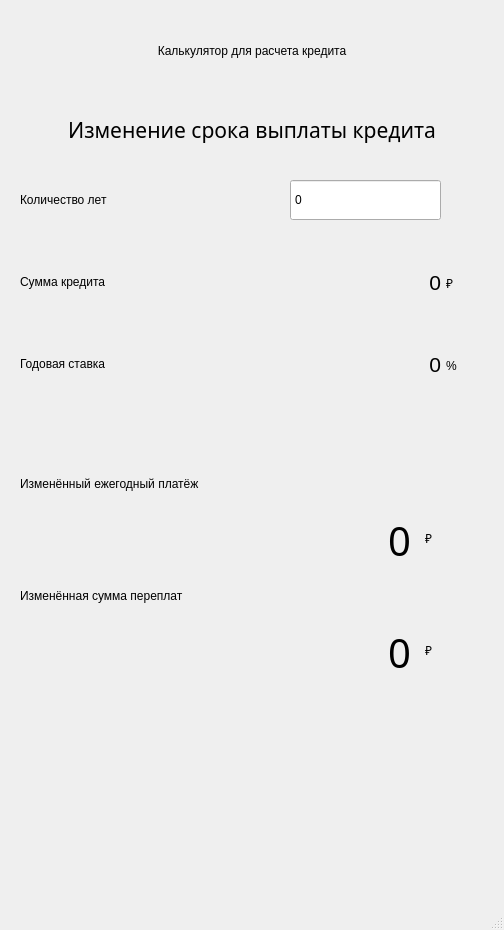
<?xml version="1.0" encoding="UTF-8"?>
<ui version="4.0">
 <class>dialog</class>
 <widget class="QMainWindow" name="dialog">
  <property name="geometry">
   <rect>
    <x>0</x>
    <y>0</y>
    <width>504</width>
    <height>930</height>
   </rect>
  </property>
  <property name="maximumSize">
   <size>
    <width>504</width>
    <height>930</height>
   </size>
  </property>
  <property name="windowTitle">
   <string>MainWindow</string>
  </property>
  <widget class="QWidget" name="centralwidget">
   <widget class="QLabel" name="background">
    <property name="geometry">
     <rect>
      <x>0</x>
      <y>0</y>
      <width>504</width>
      <height>901</height>
     </rect>
    </property>
    <property name="sizePolicy">
     <sizepolicy hsizetype="Preferred" vsizetype="Preferred">
      <horstretch>0</horstretch>
      <verstretch>0</verstretch>
     </sizepolicy>
    </property>
    <property name="autoFillBackground">
     <bool>false</bool>
    </property>
    <property name="styleSheet">
     <string notr="true">background-image: url(:/background/resource/Background_Main11.png);</string>
    </property>
    <property name="text">
     <string/>
    </property>
   </widget>
   <widget class="QLabel" name="label_5">
    <property name="geometry">
     <rect>
      <x>393</x>
      <y>804</y>
      <width>96</width>
      <height>96</height>
     </rect>
    </property>
    <property name="styleSheet">
     <string notr="true">background-image: url(:/background/resource/button_Return.png);</string>
    </property>
    <property name="text">
     <string/>
    </property>
   </widget>
   <widget class="QLabel" name="label_2">
    <property name="geometry">
     <rect>
      <x>15</x>
      <y>804</y>
      <width>96</width>
      <height>96</height>
     </rect>
    </property>
    <property name="styleSheet">
     <string notr="true">background-image: url(:/background/resource/button_Main2.png);</string>
    </property>
    <property name="text">
     <string/>
    </property>
   </widget>
   <widget class="QPushButton" name="pushButton_7">
    <property name="geometry">
     <rect>
      <x>141</x>
      <y>804</y>
      <width>96</width>
      <height>96</height>
     </rect>
    </property>
    <property name="styleSheet">
     <string notr="true">border: 0px;</string>
    </property>
    <property name="text">
     <string/>
    </property>
   </widget>
   <widget class="QLabel" name="label_7">
    <property name="geometry">
     <rect>
      <x>141</x>
      <y>804</y>
      <width>96</width>
      <height>96</height>
     </rect>
    </property>
    <property name="styleSheet">
     <string notr="true">background-image: url(:/background/resource/button_Srok1.png);</string>
    </property>
    <property name="text">
     <string/>
    </property>
   </widget>
   <widget class="QLabel" name="label_6">
    <property name="geometry">
     <rect>
      <x>267</x>
      <y>804</y>
      <width>96</width>
      <height>96</height>
     </rect>
    </property>
    <property name="styleSheet">
     <string notr="true">background-image: url(:/background/resource/button_Procent.png);</string>
    </property>
    <property name="text">
     <string/>
    </property>
   </widget>
   <widget class="QPushButton" name="pushButton_6">
    <property name="geometry">
     <rect>
      <x>393</x>
      <y>804</y>
      <width>96</width>
      <height>96</height>
     </rect>
    </property>
    <property name="cursor">
     <cursorShape>PointingHandCursor</cursorShape>
    </property>
    <property name="focusPolicy">
     <enum>Qt::StrongFocus</enum>
    </property>
    <property name="styleSheet">
     <string notr="true">border: 0px;</string>
    </property>
    <property name="text">
     <string/>
    </property>
   </widget>
   <widget class="QPushButton" name="pushButton_4">
    <property name="geometry">
     <rect>
      <x>15</x>
      <y>804</y>
      <width>96</width>
      <height>96</height>
     </rect>
    </property>
    <property name="cursor">
     <cursorShape>PointingHandCursor</cursorShape>
    </property>
    <property name="focusPolicy">
     <enum>Qt::StrongFocus</enum>
    </property>
    <property name="acceptDrops">
     <bool>false</bool>
    </property>
    <property name="autoFillBackground">
     <bool>false</bool>
    </property>
    <property name="styleSheet">
     <string notr="true">border: 0px;</string>
    </property>
    <property name="text">
     <string/>
    </property>
    <property name="checkable">
     <bool>false</bool>
    </property>
   </widget>
   <widget class="QPushButton" name="pushButton_8">
    <property name="geometry">
     <rect>
      <x>267</x>
      <y>804</y>
      <width>96</width>
      <height>96</height>
     </rect>
    </property>
    <property name="cursor">
     <cursorShape>PointingHandCursor</cursorShape>
    </property>
    <property name="focusPolicy">
     <enum>Qt::StrongFocus</enum>
    </property>
    <property name="styleSheet">
     <string notr="true">border: 0px;</string>
    </property>
    <property name="text">
     <string/>
    </property>
   </widget>
   <widget class="QLabel" name="label_8">
    <property name="geometry">
     <rect>
      <x>60</x>
      <y>515</y>
      <width>351</width>
      <height>50</height>
     </rect>
    </property>
    <property name="sizePolicy">
     <sizepolicy hsizetype="Preferred" vsizetype="Preferred">
      <horstretch>0</horstretch>
      <verstretch>0</verstretch>
     </sizepolicy>
    </property>
    <property name="font">
     <font>
      <family>Eras Medium ITC</family>
      <pointsize>30</pointsize>
      <weight>50</weight>
      <italic>false</italic>
      <bold>false</bold>
     </font>
    </property>
    <property name="tabletTracking">
     <bool>false</bool>
    </property>
    <property name="contextMenuPolicy">
     <enum>Qt::ActionsContextMenu</enum>
    </property>
    <property name="toolTipDuration">
     <number>0</number>
    </property>
    <property name="layoutDirection">
     <enum>Qt::LeftToRight</enum>
    </property>
    <property name="styleSheet">
     <string notr="true">font: 30pt &quot;Eras Medium ITC&quot; ;</string>
    </property>
    <property name="text">
     <string>0</string>
    </property>
    <property name="textFormat">
     <enum>Qt::AutoText</enum>
    </property>
    <property name="alignment">
     <set>Qt::AlignRight|Qt::AlignTrailing|Qt::AlignVCenter</set>
    </property>
   </widget>
   <widget class="QLabel" name="label_9">
    <property name="geometry">
     <rect>
      <x>60</x>
      <y>627</y>
      <width>351</width>
      <height>50</height>
     </rect>
    </property>
    <property name="sizePolicy">
     <sizepolicy hsizetype="Preferred" vsizetype="Preferred">
      <horstretch>0</horstretch>
      <verstretch>0</verstretch>
     </sizepolicy>
    </property>
    <property name="font">
     <font>
      <family>Eras Medium ITC</family>
      <pointsize>30</pointsize>
      <weight>50</weight>
      <italic>false</italic>
      <bold>false</bold>
     </font>
    </property>
    <property name="tabletTracking">
     <bool>false</bool>
    </property>
    <property name="contextMenuPolicy">
     <enum>Qt::ActionsContextMenu</enum>
    </property>
    <property name="toolTipDuration">
     <number>0</number>
    </property>
    <property name="layoutDirection">
     <enum>Qt::LeftToRight</enum>
    </property>
    <property name="styleSheet">
     <string notr="true">font: 30pt &quot;Eras Medium ITC&quot; ;</string>
    </property>
    <property name="text">
     <string>0</string>
    </property>
    <property name="textFormat">
     <enum>Qt::AutoText</enum>
    </property>
    <property name="alignment">
     <set>Qt::AlignRight|Qt::AlignTrailing|Qt::AlignVCenter</set>
    </property>
   </widget>
   <widget class="QLabel" name="label_10">
    <property name="geometry">
     <rect>
      <x>0</x>
      <y>0</y>
      <width>504</width>
      <height>101</height>
     </rect>
    </property>
    <property name="layoutDirection">
     <enum>Qt::LeftToRight</enum>
    </property>
    <property name="styleSheet">
     <string notr="true">font: 16pt &quot;Eras Medium ITC&quot;;</string>
    </property>
    <property name="text">
     <string>Калькулятор для расчета кредита</string>
    </property>
    <property name="alignment">
     <set>Qt::AlignCenter</set>
    </property>
   </widget>
   <widget class="QLabel" name="label_11">
    <property name="geometry">
     <rect>
      <x>20</x>
      <y>179</y>
      <width>211</width>
      <height>42</height>
     </rect>
    </property>
    <property name="styleSheet">
     <string notr="true">font: 16pt &quot;Eras Medium ITC&quot;;
color: rgb(0, 0, 0);</string>
    </property>
    <property name="text">
     <string>Количество лет</string>
    </property>
   </widget>
   <widget class="QLabel" name="label_12">
    <property name="geometry">
     <rect>
      <x>20</x>
      <y>261</y>
      <width>211</width>
      <height>42</height>
     </rect>
    </property>
    <property name="styleSheet">
     <string notr="true">font: 16pt &quot;Eras Medium ITC&quot;;
color: rgb(0, 0, 0);</string>
    </property>
    <property name="text">
     <string>Сумма кредита</string>
    </property>
   </widget>
   <widget class="QLabel" name="label_13">
    <property name="geometry">
     <rect>
      <x>20</x>
      <y>343</y>
      <width>211</width>
      <height>42</height>
     </rect>
    </property>
    <property name="styleSheet">
     <string notr="true">font: 16pt &quot;Eras Medium ITC&quot;;
color: rgb(0, 0, 0);</string>
    </property>
    <property name="text">
     <string>Годовая ставка</string>
    </property>
   </widget>
   <widget class="QLabel" name="label_3">
    <property name="geometry">
     <rect>
      <x>290</x>
      <y>261</y>
      <width>151</width>
      <height>42</height>
     </rect>
    </property>
    <property name="sizePolicy">
     <sizepolicy hsizetype="Preferred" vsizetype="Preferred">
      <horstretch>0</horstretch>
      <verstretch>0</verstretch>
     </sizepolicy>
    </property>
    <property name="font">
     <font>
      <pointsize>16</pointsize>
     </font>
    </property>
    <property name="tabletTracking">
     <bool>false</bool>
    </property>
    <property name="contextMenuPolicy">
     <enum>Qt::ActionsContextMenu</enum>
    </property>
    <property name="toolTipDuration">
     <number>0</number>
    </property>
    <property name="layoutDirection">
     <enum>Qt::LeftToRight</enum>
    </property>
    <property name="text">
     <string>0</string>
    </property>
    <property name="textFormat">
     <enum>Qt::AutoText</enum>
    </property>
    <property name="alignment">
     <set>Qt::AlignRight|Qt::AlignTrailing|Qt::AlignVCenter</set>
    </property>
   </widget>
   <widget class="QLabel" name="label_4">
    <property name="geometry">
     <rect>
      <x>290</x>
      <y>343</y>
      <width>151</width>
      <height>42</height>
     </rect>
    </property>
    <property name="sizePolicy">
     <sizepolicy hsizetype="Preferred" vsizetype="Preferred">
      <horstretch>0</horstretch>
      <verstretch>0</verstretch>
     </sizepolicy>
    </property>
    <property name="font">
     <font>
      <pointsize>16</pointsize>
     </font>
    </property>
    <property name="tabletTracking">
     <bool>false</bool>
    </property>
    <property name="contextMenuPolicy">
     <enum>Qt::ActionsContextMenu</enum>
    </property>
    <property name="toolTipDuration">
     <number>0</number>
    </property>
    <property name="layoutDirection">
     <enum>Qt::LeftToRight</enum>
    </property>
    <property name="text">
     <string>0</string>
    </property>
    <property name="textFormat">
     <enum>Qt::AutoText</enum>
    </property>
    <property name="alignment">
     <set>Qt::AlignRight|Qt::AlignTrailing|Qt::AlignVCenter</set>
    </property>
   </widget>
   <widget class="QSpinBox" name="Summa_vvod">
    <property name="enabled">
     <bool>true</bool>
    </property>
    <property name="geometry">
     <rect>
      <x>290</x>
      <y>179</y>
      <width>151</width>
      <height>42</height>
     </rect>
    </property>
    <property name="styleSheet">
     <string notr="true">font: 16pt &quot;MS Shell Dlg 2&quot;;</string>
    </property>
    <property name="readOnly">
     <bool>false</bool>
    </property>
    <property name="buttonSymbols">
     <enum>QAbstractSpinBox::NoButtons</enum>
    </property>
    <property name="maximum">
     <number>999999999</number>
    </property>
   </widget>
   <widget class="QLabel" name="label_14">
    <property name="geometry">
     <rect>
      <x>446</x>
      <y>262</y>
      <width>51</width>
      <height>42</height>
     </rect>
    </property>
    <property name="styleSheet">
     <string notr="true">font: 16pt &quot;Eras Medium ITC&quot;;
color: rgb(0, 0, 0);</string>
    </property>
    <property name="text">
     <string>₽</string>
    </property>
   </widget>
   <widget class="QLabel" name="label_16">
    <property name="geometry">
     <rect>
      <x>446</x>
      <y>345</y>
      <width>51</width>
      <height>42</height>
     </rect>
    </property>
    <property name="styleSheet">
     <string notr="true">font: 16pt &quot;Eras Medium ITC&quot;;
color: rgb(0, 0, 0);</string>
    </property>
    <property name="text">
     <string>%</string>
    </property>
   </widget>
   <widget class="QLabel" name="label_17">
    <property name="geometry">
     <rect>
      <x>20</x>
      <y>459</y>
      <width>401</width>
      <height>50</height>
     </rect>
    </property>
    <property name="styleSheet">
     <string notr="true">font: 16pt &quot;Eras Medium ITC&quot;;
color: rgb(0, 0, 0);</string>
    </property>
    <property name="text">
     <string>Изменённый ежегодный платёж</string>
    </property>
   </widget>
   <widget class="QLabel" name="label_18">
    <property name="geometry">
     <rect>
      <x>20</x>
      <y>571</y>
      <width>401</width>
      <height>50</height>
     </rect>
    </property>
    <property name="styleSheet">
     <string notr="true">font: 16pt &quot;Eras Medium ITC&quot;;
color: rgb(0, 0, 0);</string>
    </property>
    <property name="text">
     <string>Изменённая сумма переплат</string>
    </property>
   </widget>
   <widget class="QLabel" name="label_19">
    <property name="geometry">
     <rect>
      <x>425</x>
      <y>629</y>
      <width>51</width>
      <height>42</height>
     </rect>
    </property>
    <property name="styleSheet">
     <string notr="true">font: 30pt &quot;Eras Medium ITC&quot;;
color: rgb(0, 0, 0);</string>
    </property>
    <property name="text">
     <string>₽</string>
    </property>
   </widget>
   <widget class="QLabel" name="label_20">
    <property name="geometry">
     <rect>
      <x>425</x>
      <y>517</y>
      <width>51</width>
      <height>42</height>
     </rect>
    </property>
    <property name="styleSheet">
     <string notr="true">font: 30pt &quot;Eras Medium ITC&quot;;
color: rgb(0, 0, 0);</string>
    </property>
    <property name="text">
     <string>₽</string>
    </property>
   </widget>
   <widget class="QLabel" name="label">
    <property name="geometry">
     <rect>
      <x>0</x>
      <y>101</y>
      <width>504</width>
      <height>58</height>
     </rect>
    </property>
    <property name="font">
     <font>
      <family>Eras Medium ITC</family>
      <pointsize>16</pointsize>
     </font>
    </property>
    <property name="text">
     <string>Изменение срока выплаты кредита</string>
    </property>
    <property name="alignment">
     <set>Qt::AlignCenter</set>
    </property>
   </widget>
  </widget>
  <widget class="QMenuBar" name="menubar">
   <property name="geometry">
    <rect>
     <x>0</x>
     <y>0</y>
     <width>504</width>
     <height>25</height>
    </rect>
   </property>
  </widget>
  <widget class="QStatusBar" name="statusbar"/>
 </widget>
 <resources/>
 <connections>
  <connection>
   <sender>pushButton_6</sender>
   <signal>clicked()</signal>
   <receiver>Summa_vvod</receiver>
   <slot>clear()</slot>
   <hints>
    <hint type="sourcelabel">
     <x>444</x>
     <y>861</y>
    </hint>
    <hint type="destinationlabel">
     <x>394</x>
     <y>221</y>
    </hint>
   </hints>
  </connection>
 </connections>
</ui>
